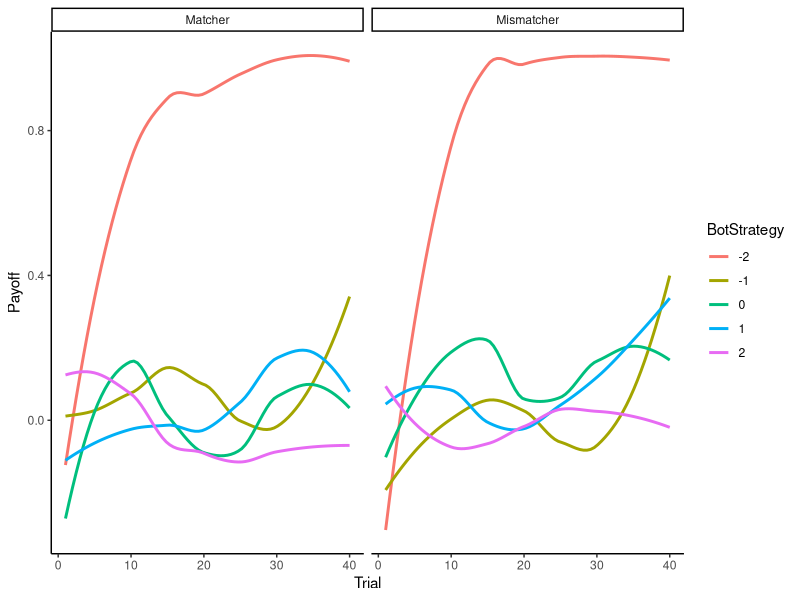
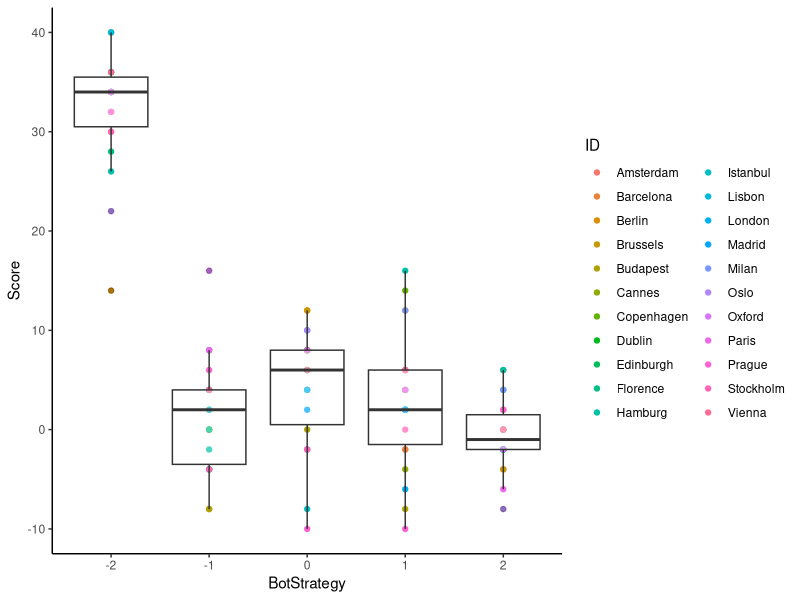

Here is the R script that generated these plots, in order:
## ---- chunk 1
library(tidyverse)
d <- read_csv("data/MP_MSc_CogSci22.csv") %>% 
  mutate(BotStrategy = as.factor(BotStrategy))

d$Role <- ifelse(d$Role == 0, "Matcher", "Mismatcher")

ggplot(d, aes(Trial, Payoff, group = BotStrategy, color = BotStrategy)) + 
  geom_smooth(se = F) + 
  theme_classic() + 
  facet_wrap(.~Role)

## ---- chunk 2
d1 <- d %>% group_by(ID, BotStrategy) %>% 
  dplyr::summarize(Score = sum(Payoff))

ggplot(d1, aes(BotStrategy, Score, label = ID)) +
  geom_point(aes(color = ID)) +
  geom_boxplot(alpha = 0.3) +
  theme_classic()

